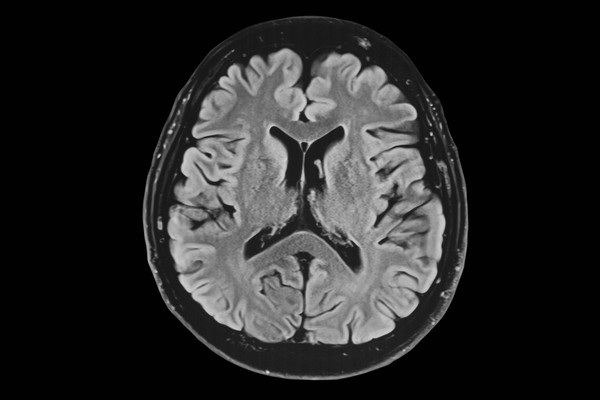
#> input picture MRI_Brain.jpg, 600 x 400 px, found by its file name
$ jupyter execute BMEN6367_HW2_3_2_NTjahjono.ipynb
#> lines starting #> are read from the running program, lines starting #| are printed output that depends on the picture
<a href="https://colab.research.google.com/github/ntjahjono3/BMEN6367/blob/main/BMEN6367_HW2_3_2_NTjahjono.ipynb" target="_parent"></a>

[cell 1]
# BMEN 6367 Homework 2
# Nathaniel Tjahjono
# September 4, 2023

import cv2 as cv
from google.colab.patches import cv2_imshow # for image display
from skimage import io
from scipy import ndimage, datasets
from google.colab import drive

import matplotlib
import matplotlib.pyplot as plt
import numpy as np

from skimage import data, img_as_float
from skimage import exposure


# Part 3 - Image processing 2
# Load Brain MRI image
# drive.mount('/content/gdrive')  # Mount my Google Drive
img = cv.imread('/content/gdrive/MyDrive/BMEN6367_HW2_images/MRI_Brain.jpg')  # read Brain MRI from Google Drive
#> img is the input picture: shape (400, 600, 3); min 0, max 224, mean 40.4

# perform histogram equalizaiton
bins=256    # 256 bins for 256 possible pixel values
# set up figure and subplots
fig, ([ax_img,ax_imgeq,ax_imgadapt],[ax_hist,ax_histeq,ax_histadapt])=plt.subplots(2,3, figsize = (15,8))
# label each column
ax_img.set_title('Original')
ax_imgeq.set_title('Histogram Equalization')
ax_imgadapt.set_title('Adaptive Equalizaiton')

# original image histogram
image1 = img_as_float(img)
ax_hist.hist(image1.ravel(), bins=bins, histtype='step', color='black')     # create histogram from original image
ax_hist.ticklabel_format(axis='y', style='scientific', scilimits=(0, 0))    # format y-axis to best fit data
ax_hist.set_xlabel('Pixel intensity')     # define x-axis label
ax_hist.set_xlim(0, 1)                    # define x-axis limits as ranging from 0 to 1 for simplicity
ax_hist.set_yticks([])                    # generate y-axis ticks automatically
ax_img.imshow(img)                        # show original image

y_min, y_max = ax_hist.get_ylim()         # find min and max y values
ax_hist.set_ylabel('Number of pixels')    # define y-axis label for histograms
ax_hist.set_yticks(np.linspace(0, y_max, 5))  # make 5 ticks for y-axis

# equalized image histogram
img_eq = exposure.equalize_hist(img)      # use exposure from skimage to equalize the histogram
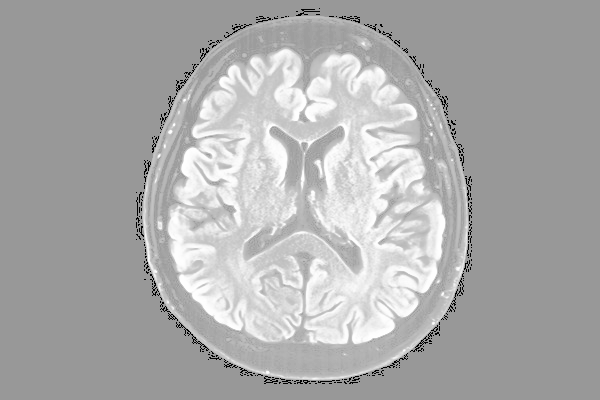
#> img_eq: shape (400, 600, 3) float64; min 0.00825, max 1, mean 0.674
image2 = img_as_float(img_eq)
ax_histeq.hist(image2.ravel(), bins=bins, histtype='step', color='black')   # create histogram from equalized image
ax_histeq.ticklabel_format(axis='y', style='scientific', scilimits=(0, 0))  # format y-axis
ax_histeq.set_xlabel('Pixel intensity')   # define x-axis label
ax_histeq.set_xlim(0, 1)                  # define x-axis limits as ranging from 0 to 1 for simplicity
ax_histeq.set_yticks([])                  # generate y-axis ticks automatically
ax_imgeq.imshow(img_eq)                   # show equalized image
# adaptive equalization histogram
img_adapt = exposure.equalize_adapthist(img, clip_limit=0.05)   # use exposure.equalize_adapthist to adaptively equalize histogram
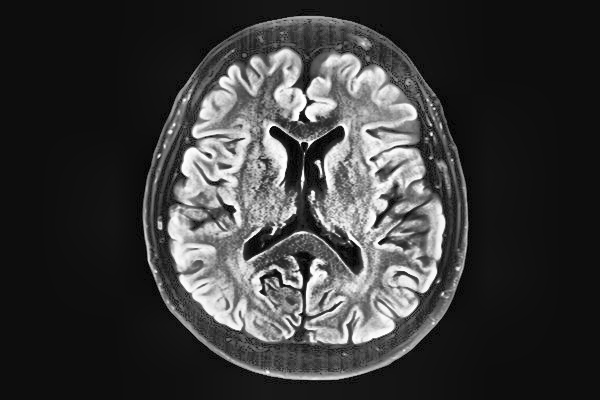
#> img_adapt: shape (400, 600, 3) float64; min 0, max 1, mean 0.231
image3 = img_as_float(img_adapt)
ax_histadapt.hist(image3.ravel(),bins=bins,histtype='step',color='black')   # create histogram from equalized image
ax_histadapt.ticklabel_format(axis='y',style='scientific',scilimits=(0,0))  # format y-axis
ax_histadapt.set_xlabel('Pixel intensity')    # define x-axis label
ax_histadapt.set_xlim(0,1)                    # define x-axis limits as ranging from 0 to 1 for simplicity
ax_histadapt.set_yticks([])                   # generate y-axis ticks automatically
ax_imgadapt.imshow(img_adapt)                 # show equalized image

fig.tight_layout()     # plot figure subplots with appropriate padding/spacing
plt.show()
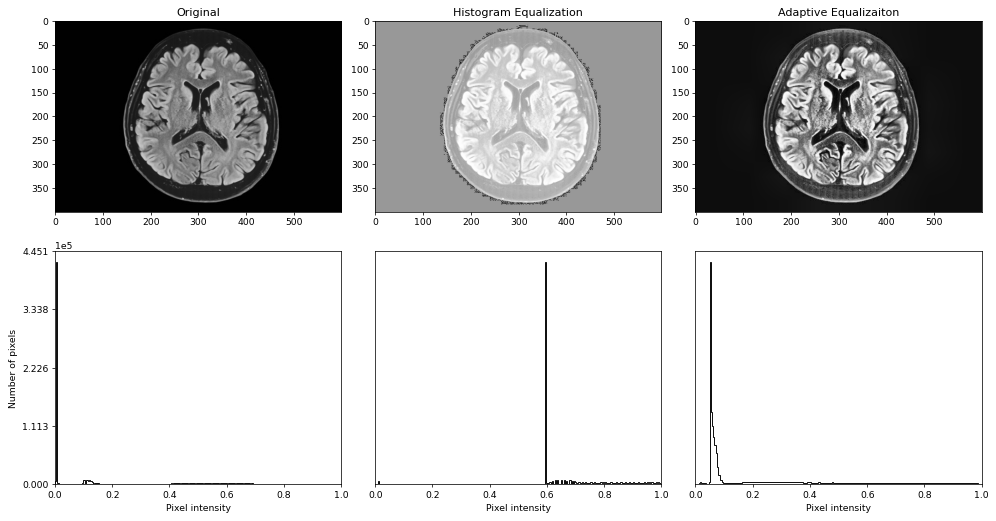
#> figure drawn by matplotlib, 6 panels
